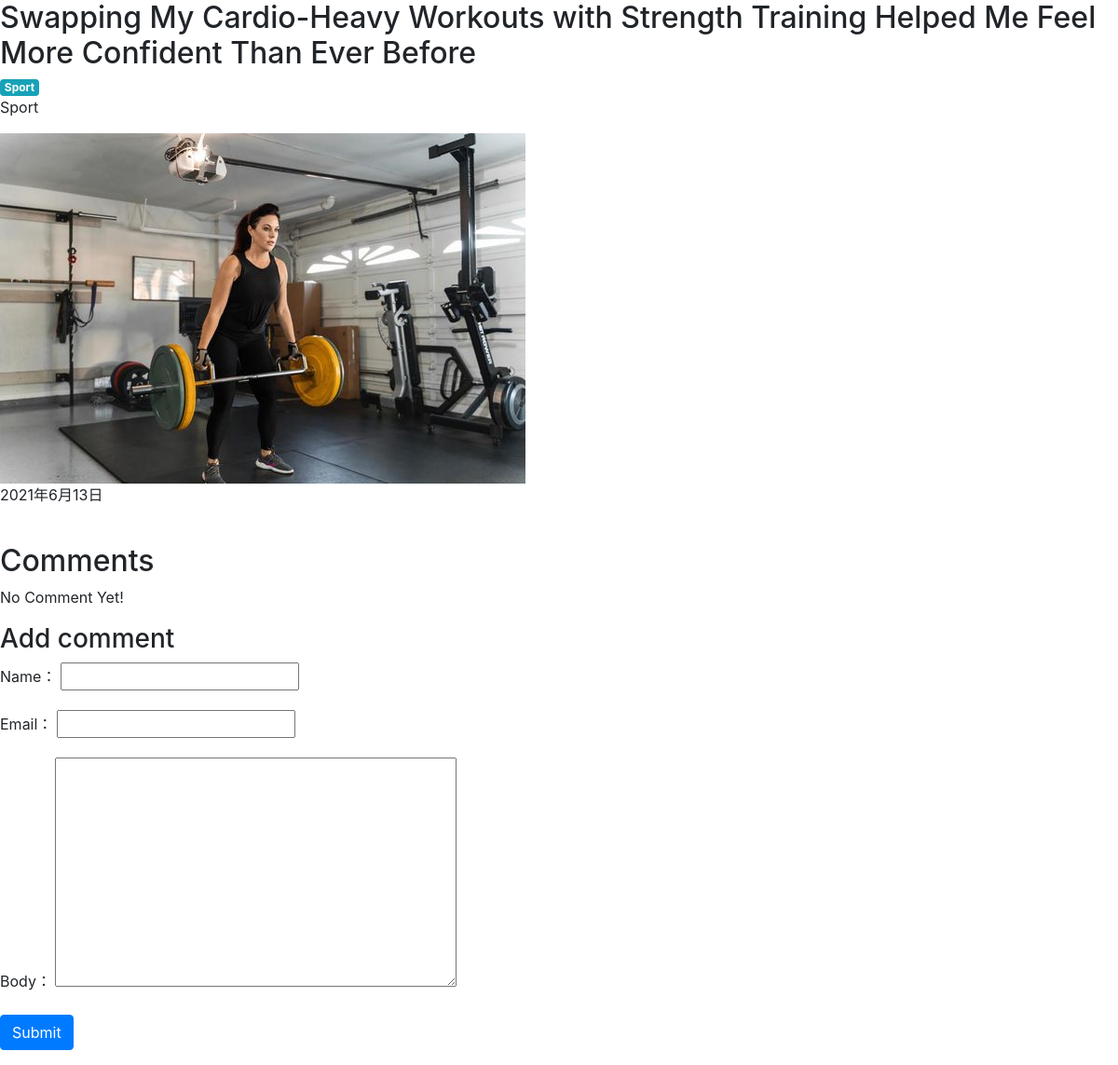
Page /myblog/blog/post/Sport/ (signed in) on the committed database.
### blog/models.py (models this page shows, shortened)
class Post(models.Model):
    category = models.ForeignKey(Categories, related_name='posts', on_delete=models.SET_NULL, null=True)
    author = models.ForeignKey(User, on_delete=models.SET_NULL, null=True)
    title = models.CharField(max_length=250)
    slug = models.SlugField(unique=True, max_length=100)
    description = models.TextField(max_length=10000)
    content = models.TextField(default='(empty)')
    published = models.DateField(auto_now_add=True)
    pic = models.ImageField(upload_to='pics', null=True, blank=True, default='default.png')
    enabled = models.BooleanField(default=True)
    tags = TaggableManager()
    likes = models.IntegerField(default=0)
    class Meta:
        ordering = ['-published']

### blog/views.py (the view)
# urls.py: path('blog/post/<slug:slug>/', detail_view, name="detail"),
@login_required(login_url='login/post_homepage')
def detail_view(request, slug):
    user = request.user
    post = get_object_or_404(Post, slug=slug)
    if request.method == "POST":
        form = CommentForm(request.POST)
        if form.is_valid():
            comment = form.save(commit=False)
            comment.post = post
            comment.save()
            return HttpResponseRedirect('/blog/post/{}/'.format(post.slug))
    else:
        form = CommentForm()
    context = {
        'post': post,
        'form': form,
        'user': user,
    }
    return render(request, 'blog/detail.html', context)

### blog/forms.py
class CommentForm(forms.ModelForm):
    class Meta:
        model = Comment
        fields = [
            'name',
            'email',
            'body',
        ]

### templates/blog/detail.html (shortened to what this page needs)
{% extends 'blog/base.html' %}
{% block content %}
<h2>{{post.title}}</h2>
{% for tag in post.tags.all %}
<a href="#" class="badge badge-info" >{{ tag }}</a>
{% endfor %}
<p>{{post.description}}</p>
<img src="{{ post.pic.url }}">
<p>{{post.published}}</p>
    <br>
    <h2 class="subheader">Comments</h2>
    {% for comment in post.comments.all %}
        <article class="media">
            <div class="">
                <div class="content">
                    <p>
                        <strong>{{ comment.name }}</strong>
                        <small>{{ comment.date_added }}</small>
                        <br>
                        {{ comment.body }}
                    </p>
                </div>
            </div>
        </article>
    {% empty %}
        <div class="notification">
            <p>No Comment Yet!</p>
        </div>
    {% endfor %}
    <h3 class="subtitle">Add comment</h3>
    <form method="POST" action=".">
        {{ form.as_p }}
        <button type="submit" class="btn btn-primary">Submit</button>
    </form>
{% endblock content %}

### rows in the picture
Post: title "Swapping My Cardio-Heavy Workouts with Strength Training Helped Me Feel More Confident Than Ever Before", description "Sport", pic (picture), published "2021年6月13日"
Tag: name "Sport"
